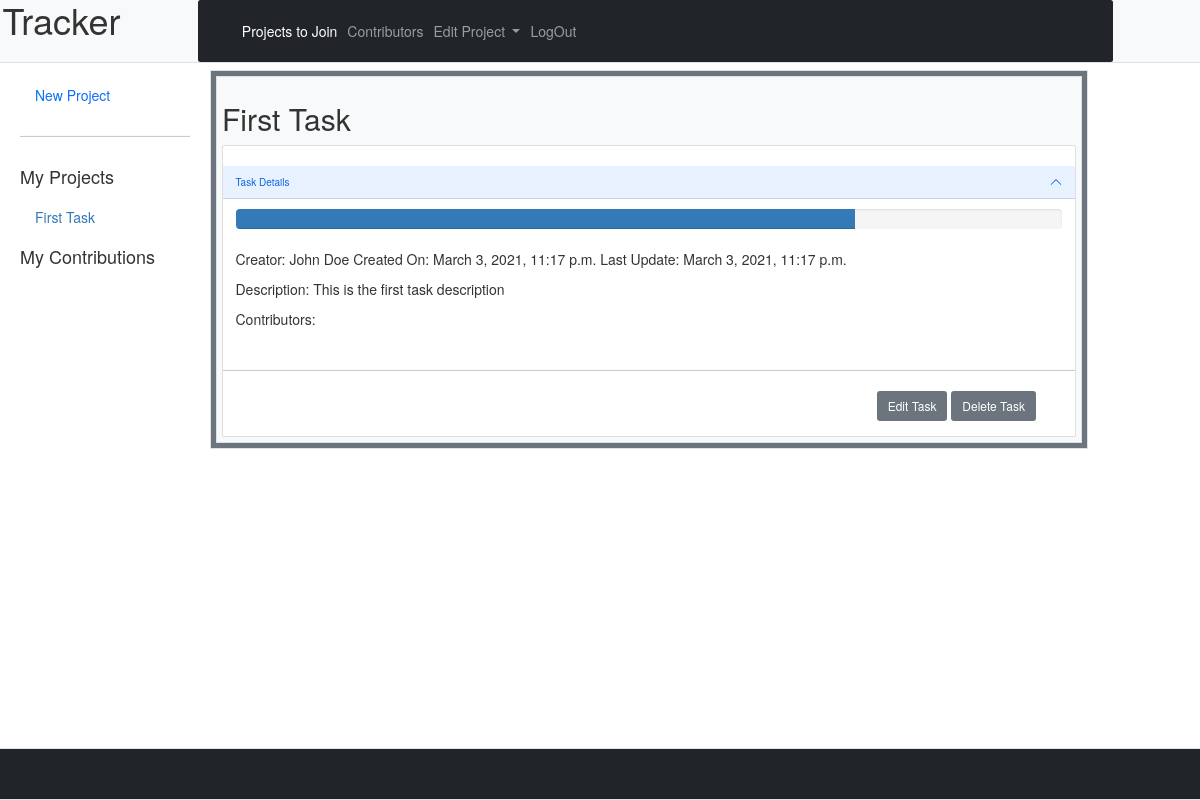
The app's page /dashboard/ (signed in), older data.
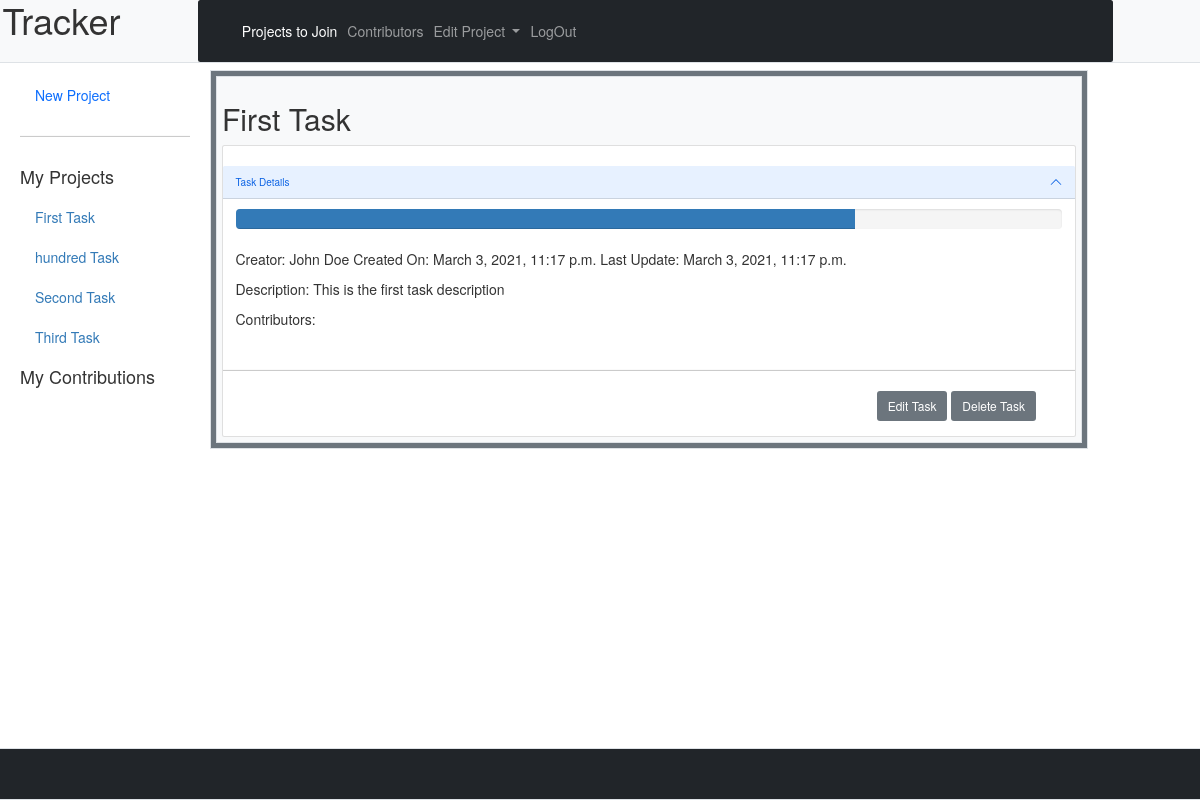
The same page, newer data.
### ticket_tracker_app/models.py (models this page shows)
class Task(models.Model):
    name = models.CharField(max_length=510)
    start_date = models.DateTimeField()
    end_date = models.DateTimeField()
    description = models.TextField()
    created_by = models.ForeignKey(User, related_name="created_tasks", on_delete=CASCADE)
    contributors = models.ManyToManyField(User, related_name="con_tasks") # THROUGH CON_APPROVED (Approved =>True Approval_Needed => False)
    created_at = models.DateTimeField(auto_now_add=True)
    updated_at = models.DateTimeField(auto_now=True)

### login_app/models.py (models this page shows)
class User(models.Model):
    first_name = models.CharField(max_length=254)
    last_name = models.CharField(max_length=254)
    birthday = models.DateField()
    email_address = models.CharField(max_length=320)
    password = models.CharField(max_length=60)
    created_at = models.DateTimeField(auto_now_add=True)
    updated_at = models.DateTimeField(auto_now=True)
    objects = UserManager()

### ticket_tracker_app/views.py (the view)
# urls.py: path('', views.dashboard),
def dashboard(request):
    user = User.objects.get(id=request.session['user_id'])
    context = {
        "user": user,
    }
    try:
        context['tasks'] = user.created_tasks.all()
        cur_task = Task.objects.get(id=request.session['task_id'])
        context['current_task'] = cur_task
        context['sub_tasks'] = cur_task.subtasks.all()
        context['contributions'] = user.con_tasks.all()
        if user in cur_task.contributors.all():
            context['remove_self_contrib'] = True
        else:
            context['add_self_contrib'] = True
    except:
        pass
    return render(request, "dashboard.html", context)

### ticket_tracker_app/templates/dashboard.html (shortened to what the changed rows need)
<!DOCTYPE html>
<html lang="en">
<head>
    <link
        href="https://cdn.jsdelivr.net/npm/bootstrap@5.0.0-beta2/dist/css/bootstrap.min.css"
        rel="stylesheet"
>
    <link rel="stylesheet"
        href="https://maxcdn.bootstrapcdn.com/bootstrap/3.4.1/css/bootstrap.min.css">
</head>
<body>
    <header class="row align-items-start bg-light border-bottom mb-2 mt-0 ps-3 fixed-top">
        <h1 class="col-2">Tracker</h1>
    </header>
    <div class="container-fluid d-flex" style="margin-top: 70px; margin-bottom: 60px;">
        <nav class="col-lg-2 p-2" >
            <ul class="col-lg-12 nav nav-tabs-stacked d-flex flex-column" aria-orientation="vertical">
                {% for task in tasks %}
                <li><a href="{{task.id}}"  >{{task.name}}</a></li>
                {% endfor %}
            </ul>
        </nav>
        <div class="col-lg-9 border d-flex tab-content h-50 p-2 bg-secondary">
            <div id="{{current_task.id}}" class="w-100 tab-panel in active">
                <main class="col-lg-12 w-100 d-inline-block border p-2 h-auto bg-light">
                    <div class="col">
                        <h2>{{current_task.name}}</h2>
                        <div class="accordion" id="accordion">
                            <div class="accordion-item">
                                <h2 class="accordion-header" id="heading{{task.id}}">
                                    <button class="accordion-button" type="button"
                                        data-bs-toggle="collapse"
                                        data-bs-target="#collapse{{task.id}}" aria-expanded="true"
                                        aria-controls="collapse{{task.id}}">
                                        Task Details
                                    </button>
                                </h2>
                                <div id="collapse{{task.id}}"
                                    class="accordion-collapse collapse show"
                                    aria-labelledby="heading{{task.id}}"
                                    data-bs-parent="#accordion">
                                    <div class="accordion-body">
                                        <div class="progress">
                                            <div class="progress-bar w-75"
                                                role="progressbar" aria-valuenow="75"
                                                aria-valuemin="0" aria-valuemax="100"></div>
                                        </div>
                                        <p>
                                            Creator: {{current_task.created_by.first_name}} {{current_task.created_by.last_name}}
                                            Created On: {{current_task.created_at}}
                                            Last Update: {{current_task.updated_at}}
                                        </p>
                                        <p>Description: {{current_task.description}}</p>
                                        <p>Contributors:</p>
                                    </div>
                                </div>
                            </div>
                            </div>
                        </div>
                    </main>
                </div>
        </div>
    </div>
</body>
</html>

Row changes from the older to the newer data that the page shows:
added Task: name "hundred Task"
added Task: name "Second Task"
added Task: name "Third Task"
